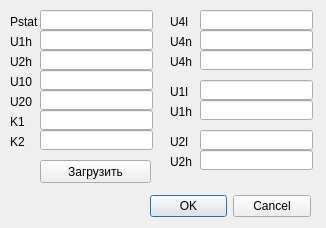
<?xml version="1.0" encoding="UTF-8"?>
<ui version="4.0">
 <class>Dialog</class>
 <widget class="QDialog" name="Dialog">
  <property name="geometry">
   <rect>
    <x>0</x>
    <y>0</y>
    <width>326</width>
    <height>228</height>
   </rect>
  </property>
  <property name="windowTitle">
   <string>Параметры рассчета коэффициентов</string>
  </property>
  <widget class="QDialogButtonBox" name="buttonBox">
   <property name="geometry">
    <rect>
     <x>150</x>
     <y>190</y>
     <width>161</width>
     <height>32</height>
    </rect>
   </property>
   <property name="orientation">
    <enum>Qt::Horizontal</enum>
   </property>
   <property name="standardButtons">
    <set>QDialogButtonBox::Cancel|QDialogButtonBox::Ok</set>
   </property>
  </widget>
  <widget class="QLabel" name="label">
   <property name="geometry">
    <rect>
     <x>10</x>
     <y>10</y>
     <width>31</width>
     <height>23</height>
    </rect>
   </property>
   <property name="text">
    <string>Pstat</string>
   </property>
  </widget>
  <widget class="QLineEdit" name="lineEditCoef_1">
   <property name="geometry">
    <rect>
     <x>40</x>
     <y>10</y>
     <width>113</width>
     <height>20</height>
    </rect>
   </property>
   <property name="readOnly">
    <bool>true</bool>
   </property>
  </widget>
  <widget class="QLabel" name="label_2">
   <property name="geometry">
    <rect>
     <x>10</x>
     <y>30</y>
     <width>31</width>
     <height>23</height>
    </rect>
   </property>
   <property name="text">
    <string>U1h</string>
   </property>
  </widget>
  <widget class="QLineEdit" name="lineEditCoef_2">
   <property name="geometry">
    <rect>
     <x>40</x>
     <y>30</y>
     <width>113</width>
     <height>20</height>
    </rect>
   </property>
   <property name="readOnly">
    <bool>true</bool>
   </property>
  </widget>
  <widget class="QLabel" name="label_3">
   <property name="geometry">
    <rect>
     <x>10</x>
     <y>50</y>
     <width>31</width>
     <height>23</height>
    </rect>
   </property>
   <property name="text">
    <string>U2h</string>
   </property>
  </widget>
  <widget class="QLineEdit" name="lineEditCoef_3">
   <property name="geometry">
    <rect>
     <x>40</x>
     <y>50</y>
     <width>113</width>
     <height>20</height>
    </rect>
   </property>
   <property name="readOnly">
    <bool>true</bool>
   </property>
  </widget>
  <widget class="QLabel" name="label_4">
   <property name="geometry">
    <rect>
     <x>10</x>
     <y>70</y>
     <width>31</width>
     <height>23</height>
    </rect>
   </property>
   <property name="text">
    <string>U10</string>
   </property>
  </widget>
  <widget class="QLineEdit" name="lineEditCoef_4">
   <property name="geometry">
    <rect>
     <x>40</x>
     <y>70</y>
     <width>113</width>
     <height>20</height>
    </rect>
   </property>
   <property name="readOnly">
    <bool>true</bool>
   </property>
  </widget>
  <widget class="QLabel" name="label_5">
   <property name="geometry">
    <rect>
     <x>10</x>
     <y>90</y>
     <width>31</width>
     <height>23</height>
    </rect>
   </property>
   <property name="text">
    <string>U20</string>
   </property>
  </widget>
  <widget class="QLineEdit" name="lineEditCoef_5">
   <property name="geometry">
    <rect>
     <x>40</x>
     <y>90</y>
     <width>113</width>
     <height>20</height>
    </rect>
   </property>
   <property name="readOnly">
    <bool>true</bool>
   </property>
  </widget>
  <widget class="QLabel" name="label_6">
   <property name="geometry">
    <rect>
     <x>10</x>
     <y>110</y>
     <width>31</width>
     <height>23</height>
    </rect>
   </property>
   <property name="text">
    <string>K1</string>
   </property>
  </widget>
  <widget class="QLineEdit" name="lineEditCoef_6">
   <property name="geometry">
    <rect>
     <x>40</x>
     <y>110</y>
     <width>113</width>
     <height>20</height>
    </rect>
   </property>
   <property name="readOnly">
    <bool>true</bool>
   </property>
  </widget>
  <widget class="QLineEdit" name="lineEditCoef_7">
   <property name="geometry">
    <rect>
     <x>40</x>
     <y>130</y>
     <width>113</width>
     <height>20</height>
    </rect>
   </property>
   <property name="text">
    <string/>
   </property>
   <property name="readOnly">
    <bool>true</bool>
   </property>
  </widget>
  <widget class="QLabel" name="label_7">
   <property name="geometry">
    <rect>
     <x>10</x>
     <y>130</y>
     <width>31</width>
     <height>23</height>
    </rect>
   </property>
   <property name="text">
    <string>K2</string>
   </property>
  </widget>
  <widget class="QLabel" name="label_8">
   <property name="geometry">
    <rect>
     <x>170</x>
     <y>10</y>
     <width>31</width>
     <height>23</height>
    </rect>
   </property>
   <property name="text">
    <string>U4l</string>
   </property>
  </widget>
  <widget class="QLineEdit" name="lineEditCoef_8">
   <property name="geometry">
    <rect>
     <x>200</x>
     <y>10</y>
     <width>113</width>
     <height>20</height>
    </rect>
   </property>
   <property name="readOnly">
    <bool>true</bool>
   </property>
  </widget>
  <widget class="QLineEdit" name="lineEditCoef_9">
   <property name="geometry">
    <rect>
     <x>200</x>
     <y>30</y>
     <width>113</width>
     <height>20</height>
    </rect>
   </property>
   <property name="readOnly">
    <bool>true</bool>
   </property>
  </widget>
  <widget class="QLineEdit" name="lineEditCoef_10">
   <property name="geometry">
    <rect>
     <x>200</x>
     <y>50</y>
     <width>113</width>
     <height>20</height>
    </rect>
   </property>
   <property name="readOnly">
    <bool>true</bool>
   </property>
  </widget>
  <widget class="QLabel" name="label_9">
   <property name="geometry">
    <rect>
     <x>170</x>
     <y>30</y>
     <width>31</width>
     <height>23</height>
    </rect>
   </property>
   <property name="text">
    <string>U4n</string>
   </property>
  </widget>
  <widget class="QLabel" name="label_10">
   <property name="geometry">
    <rect>
     <x>170</x>
     <y>50</y>
     <width>31</width>
     <height>23</height>
    </rect>
   </property>
   <property name="text">
    <string>U4h</string>
   </property>
  </widget>
  <widget class="QLineEdit" name="lineEditCoef_11">
   <property name="geometry">
    <rect>
     <x>200</x>
     <y>80</y>
     <width>113</width>
     <height>20</height>
    </rect>
   </property>
   <property name="readOnly">
    <bool>true</bool>
   </property>
  </widget>
  <widget class="QLabel" name="label_11">
   <property name="geometry">
    <rect>
     <x>170</x>
     <y>100</y>
     <width>31</width>
     <height>23</height>
    </rect>
   </property>
   <property name="text">
    <string>U1h</string>
   </property>
  </widget>
  <widget class="QLineEdit" name="lineEditCoef_12">
   <property name="geometry">
    <rect>
     <x>200</x>
     <y>100</y>
     <width>113</width>
     <height>20</height>
    </rect>
   </property>
   <property name="readOnly">
    <bool>true</bool>
   </property>
  </widget>
  <widget class="QLabel" name="label_12">
   <property name="geometry">
    <rect>
     <x>170</x>
     <y>80</y>
     <width>31</width>
     <height>23</height>
    </rect>
   </property>
   <property name="text">
    <string>U1l</string>
   </property>
  </widget>
  <widget class="QLabel" name="label_13">
   <property name="geometry">
    <rect>
     <x>170</x>
     <y>150</y>
     <width>31</width>
     <height>23</height>
    </rect>
   </property>
   <property name="text">
    <string>U2h</string>
   </property>
  </widget>
  <widget class="QLabel" name="label_14">
   <property name="geometry">
    <rect>
     <x>170</x>
     <y>130</y>
     <width>31</width>
     <height>23</height>
    </rect>
   </property>
   <property name="text">
    <string>U2l</string>
   </property>
  </widget>
  <widget class="QLineEdit" name="lineEditCoef_13">
   <property name="geometry">
    <rect>
     <x>200</x>
     <y>130</y>
     <width>113</width>
     <height>20</height>
    </rect>
   </property>
   <property name="readOnly">
    <bool>true</bool>
   </property>
  </widget>
  <widget class="QLineEdit" name="lineEditCoef_14">
   <property name="geometry">
    <rect>
     <x>200</x>
     <y>150</y>
     <width>113</width>
     <height>20</height>
    </rect>
   </property>
   <property name="readOnly">
    <bool>true</bool>
   </property>
  </widget>
  <widget class="QPushButton" name="pushButtonDownLoad">
   <property name="geometry">
    <rect>
     <x>40</x>
     <y>160</y>
     <width>111</width>
     <height>23</height>
    </rect>
   </property>
   <property name="text">
    <string>Загрузить</string>
   </property>
  </widget>
 </widget>
 <resources/>
 <connections>
  <connection>
   <sender>buttonBox</sender>
   <signal>accepted()</signal>
   <receiver>Dialog</receiver>
   <slot>accept()</slot>
   <hints>
    <hint type="sourcelabel">
     <x>248</x>
     <y>254</y>
    </hint>
    <hint type="destinationlabel">
     <x>157</x>
     <y>274</y>
    </hint>
   </hints>
  </connection>
  <connection>
   <sender>buttonBox</sender>
   <signal>rejected()</signal>
   <receiver>Dialog</receiver>
   <slot>reject()</slot>
   <hints>
    <hint type="sourcelabel">
     <x>316</x>
     <y>260</y>
    </hint>
    <hint type="destinationlabel">
     <x>286</x>
     <y>274</y>
    </hint>
   </hints>
  </connection>
 </connections>
</ui>
